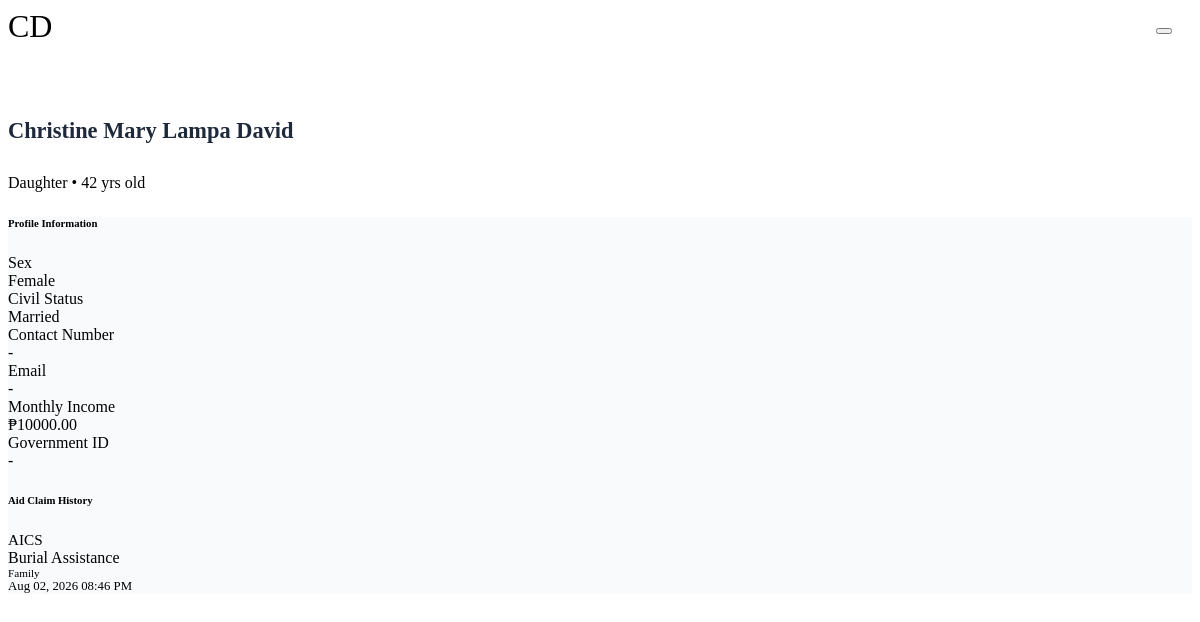
The page /barangay/members/47/details/ (signed in) on the database as committed earlier.
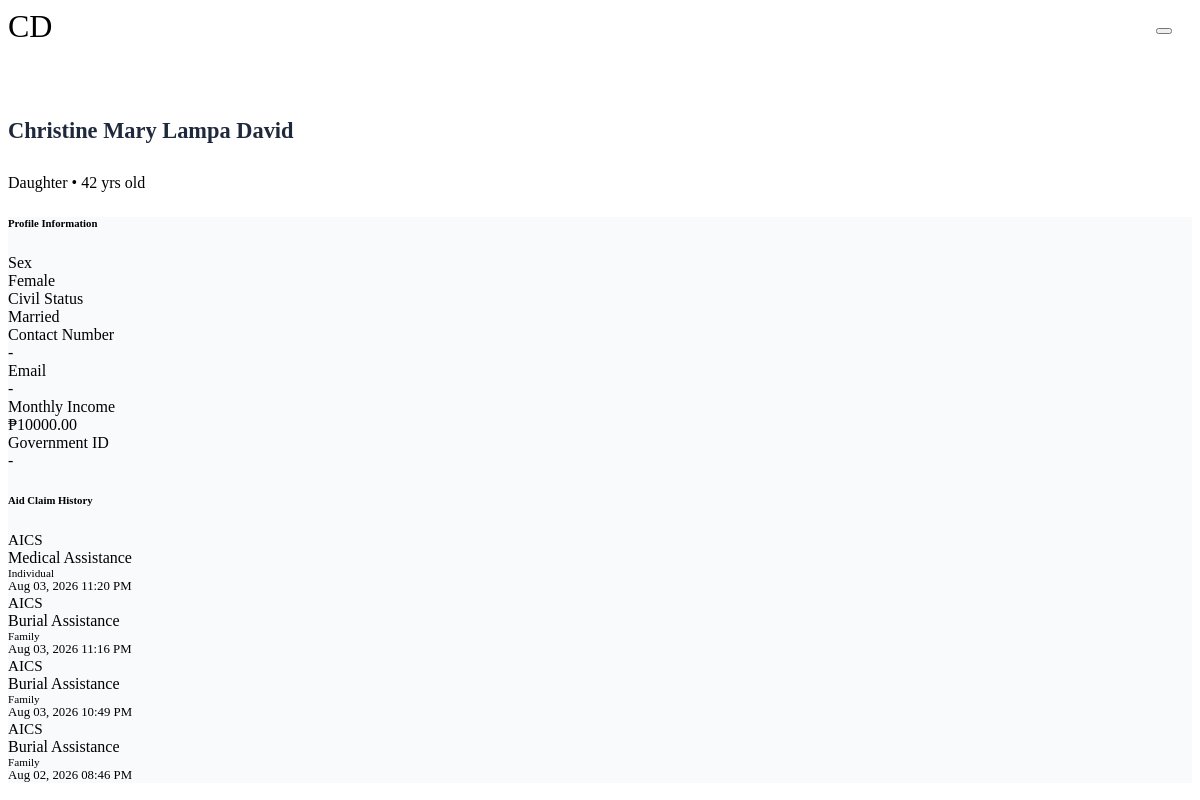
The same page on the database as committed later.
### distribution/models.py (models this page shows, shortened)
class AidClaim(models.Model):
    family = models.ForeignKey(Family, on_delete=models.CASCADE)
    family_member = models.ForeignKey(
        FamilyMember,
        on_delete=models.SET_NULL,
        null=True,
        blank=True,
        help_text="Required for individual-based assistance"
    )
    assistance = models.ForeignKey(
        Assistance,
        on_delete=models.SET_NULL,
        null=True,
        blank=True,
        related_name='claims'
    )
    CLAIM_TYPE_CHOICES = (
        ('DISTRIBUTION', 'Distribution Event'),
        ('WALK_IN', 'Walk-in / Office Visit'),
    )
    claim_type = models.CharField(
        max_length=20,
        choices=CLAIM_TYPE_CHOICES,
        default='DISTRIBUTION'
    )
    schedule = models.ForeignKey('AidSchedule', on_delete=models.CASCADE, null=True)
    claimed_at = models.DateTimeField(auto_now_add=True)
    created_by = models.ForeignKey(
            settings.AUTH_USER_MODEL,
            on_delete=models.SET_NULL,
            null=True,
            blank=True,
            related_name='processed_claims'
        )

### programs/models.py (models this page shows, shortened)
class Assistance(models.Model):
    BENEFICIARY_TYPE = [
        ('individual', 'Individual'),
        ('family', 'Family'),
    ]
    AID_TYPE_CHOICES = (
        ('CASH', 'Cash Assistance'),
        ('GOODS', 'Goods-in-Kind (rice, noodles, canned goods, etc.)'),
    )
    PRIORITIZATION_CHOICES = (
        ('LOWEST_INCOME_FIRST', 'Lowest Income First'),
        ('TYPHOON_PRIORITY', 'Typhoon/Vulnerability Priority'),
        ('RANDOM', 'Random Among Eligible'),
    )
    program = models.ForeignKey(
        Program,
        on_delete=models.CASCADE,
        related_name='assistances'
    )
    aid_category = models.ForeignKey(
        AidCategory,
        on_delete=models.CASCADE,
        related_name='assistances'
    )
    beneficiary_type = models.CharField(
        max_length=20,
        choices=BENEFICIARY_TYPE,
        default='family'
    )
    prioritization_strategy = models.CharField(
        max_length=30, choices=PRIORITIZATION_CHOICES, default='LOWEST_INCOME_FIRST',
        help_text="How to rank eligible beneficiaries when there are more eligible than available slots."
    )
    aid_type = models.CharField(
        max_length=10, choices=AID_TYPE_CHOICES, default='CASH',
        help_text="Used by the Rotation Eligibility rule to alternate beneficiaries between cash and goods-based aid across distribution cycles."
    )
    minimum_age = models.PositiveIntegerField(
        null=True,
        blank=True,
        help_text="Leave blank if no age requirement."
    )
    requires_pwd = models.BooleanField(default=False)
    requires_solo_parent = models.BooleanField(default=False)
    requires_senior_citizen = models.BooleanField(default=False)
    is_active = models.BooleanField(default=True)
    created_at = models.DateTimeField(auto_now_add=True)
    class Meta:
        ordering = ['program', 'aid_category']
        unique_together = ('program', 'aid_category', 'beneficiary_type')

class Program(models.Model):
    name = models.CharField(max_length=100, unique=True)
    description = models.TextField(blank=True, null=True)
    is_active = models.BooleanField(default=True)
    created_at = models.DateTimeField(auto_now_add=True)
    class Meta:
        ordering = ['name']

class AidCategory(models.Model):
    program = models.ForeignKey(
        Program,
        on_delete=models.CASCADE,
        related_name='aid_categories'
    )
    name = models.CharField(max_length=100)
    description = models.TextField(blank=True, null=True)
    is_active = models.BooleanField(default=True)
    class Meta:
        ordering = ['name']
        unique_together = ('program', 'name')

### households/views.py (the view)
# urls.py: path('barangay/members/<int:member_id>/details/', views.member_details_modal, name='member_details_modal'),
@login_required
@session_protected
def member_details_modal(request, member_id):
    if request.user.role not in ('BARANGAY', 'MSWDO', 'MSWDO_STAFF'):
        return HttpResponseForbidden('Access Denied')
    if request.user.role == 'BARANGAY':
        member = get_object_or_404(
            FamilyMember,
            id=member_id,
            family__household__barangay=request.user.barangay
        )
    else:
        member = get_object_or_404(FamilyMember, id=member_id)
    claims = AidClaim.objects.filter(
        Q(family_member=member) | Q(family=member.family, family_member__isnull=True)
    ).select_related('assistance__program', 'assistance__aid_category').order_by('-claimed_at')
    return render(request, 'households/partials/member_detail_modal.html', {
        'member': member,
        'claims': claims
    })

### accounts/context_processors.py (called while the page is built)
def auth_required(request):
    return {
        'requires_auth': request.user.is_authenticated
    }

### households/models.py (called while the page is built)
    @property
    def age(self):
        if self.birthdate:
            today = datetime.date.today()
            return today.year - self.birthdate.year - ((today.month, today.day) < (self.birthdate.month, self.birthdate.day))
        return None

### households/templates/households/partials/member_detail_modal.html (shortened to what the changed rows need)
<div class="kiosk-modal-body p-4" style="background: #f8fafc; text-align: left;">
  <div class="bg-white p-3 rounded border" style="border-color: #e2e8f0 !important;">
    {% if claims %}
      <div class="list-group list-group-flush">
        {% for claim in claims %}
        <div class="list-group-item px-0 py-2 border-0 border-bottom">
          <div class="d-flex justify-content-between align-items-start">
            <div>
              <div class="fw-bold text-dark" style="font-size: 0.95rem;">{{ claim.assistance.program.name }}</div>
              <div class="small text-muted">{{ claim.assistance.aid_category.name }}</div>
            </div>
            {% if claim.family_member %}
              <span class="badge bg-primary bg-opacity-10 text-primary border border-primary-subtle" style="font-size: 0.7rem;">Individual</span>
            {% else %}
              <span class="badge bg-secondary bg-opacity-10 text-secondary border border-secondary-subtle" style="font-size: 0.7rem;">Family</span>
            {% endif %}
          </div>
          <div class="small text-muted mt-1" style="font-size: 0.8rem;">
             {{ claim.claimed_at|date:"M d, Y h:i A" }}
          </div>
        </div>
        {% endfor %}
      </div>
    {% else %}
      <div class="text-center py-4 rounded text-muted">
        <i class="bi bi-box-seam d-block mb-2 text-secondary opacity-50" style="font-size: 2rem;"></i>
        <span style="font-size: 0.9rem;">No aid claims recorded yet for this resident.</span>
      </div>
    {% endif %}
  </div>
</div>

Rows that differ between the two databases and show on the page:
added AidClaim: assistance.program.name "AICS", assistance.aid_category.name "Medical Assistance", shows "Individual", claimed_at "Aug 03, 2026 11:20 PM"
added AidClaim: assistance.program.name "AICS", assistance.aid_category.name "Burial Assistance", shows "Family", claimed_at "Aug 03, 2026 11:16 PM"
added AidClaim: assistance.program.name "AICS", assistance.aid_category.name "Burial Assistance", shows "Family", claimed_at "Aug 03, 2026 10:49 PM"
